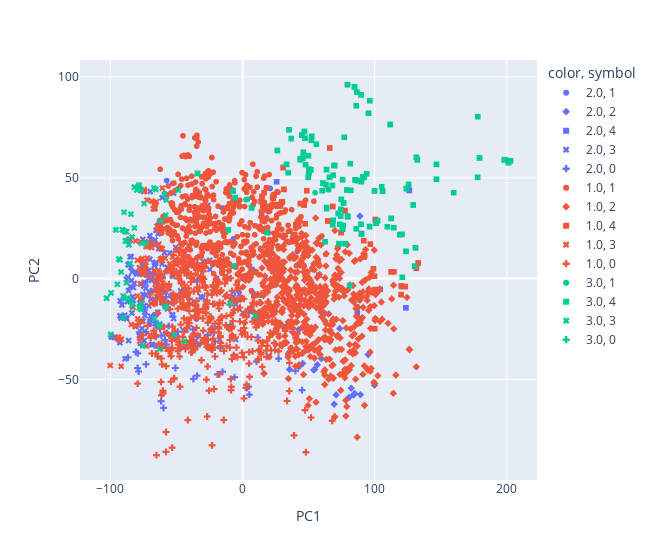

Here is the notebook cell this chart was saved with:
### Markdown cell above
## Essai avec 5 clusters et comparaison avec la partition des données en 3 classes

### Code cell
data_without_class_copy = data_without_class.copy()
scaler = StandardScaler()
scaled_data_without_class = scaler.fit_transform(data_without_class_copy)

cls = KMeans(n_clusters=5, init="k-means++")
cls.fit(scaled_data_without_class)
labels = pd.Series(cls.labels_, name="K-means")
labels = pd.Categorical(labels, categories=[0, 1, 2, 3, 4])

fig = px.scatter(x=pcs.T[0], y=pcs.T[1], color=data['fetal_health'], symbol=labels,
                 labels={'x': 'PC1', 'y': 'PC2'}, width=650)
fig.show()
print(f"ARI : {adjusted_rand_score(labels, data['fetal_health'])}")

### Figure 1 — Plotly figure (JSON) as saved in the notebook; plotly's stock layout.template omitted (floating-point values rounded to 4 significant figures; data arrays with more than 128 entries replaced by an {"elided": "..."} marker saying what was removed)
{"data": [{"hovertemplate": "color=2.0<br>symbol=1<br>PC1=%{x}<br>PC2=%{y}<extra></extra>", "legendgroup": "2.0, 1", "marker": {"color": "#636efa", "symbol": "circle"}, "mode": "markers", "name": "2.0, 1", "showlegend": true, "type": "scattergl", "x": [20.94, 21.36, 21.54, 14.48, -52.88, 41.5, -6.876, 7.672, -57.42, -15.24, -19.7], "xaxis": "x", "y": [44.64, 14.33, 12.54, 31.78, 47.14, 13.52, 19.68, 4.462, 48.57, 34.93, 0.2249], "yaxis": "y"}, {"hovertemplate": "color=2.0<br>symbol=2<br>PC1=%{x}<br>PC2=%{y}<extra></extra>", "legendgroup": "2.0, 2", "marker": {"color": "#636efa", "symbol": "diamond"}, "mode": "markers", "name": "2.0, 2", "showlegend": true, "type": "scattergl", "x": [53.79, 54.54, 42.6, 42.68, 95.04, 16.09, 7.6, 56.57, 54.01, 45.49, 69.27, 70.81, 82.17, 84.08, 59.56, 80.69, 84.74, 89.19, 99.81, 35.2, 48.82, 6.293, 35.52, 86.42, 65.24, 62.38, 73.51, 68.51, 87.16, 42.58, 88.77], "xaxis": "x", "y": [-45.38, -45.09, -43.72, -43.73, -37.77, -47.13, -6.918, -42.76, -32.55, -42.15, -62.35, -57.73, -54.4, -57.78, -39.7, -58.9, -57.0, -57.62, -52.91, -36.63, -35.3, -15.38, -45.15, -18.64, -17.57, -17.36, -24.78, -1.547, -14.22, -25.31, 30.93], "yaxis": "y"}, {"hovertemplate": "color=2.0<br>symbol=4<br>PC1=%{x}<br>PC2=%{y}<extra></extra>", "legendgroup": "2.0, 4", "marker": {"color": "#636efa", "symbol": "square"}, "mode": "markers", "name": "2.0, 4", "showlegend": true, "type": "scattergl", "x": [57.72, 104.1, 123.6, 25.8, 126.2, 86.75, 89.96, 30.73], "xaxis": "x", "y": [1.695, -5.372, -14.56, 47.94, 43.66, -16.8, 22.28, 54.98], "yaxis": "y"}, {"hovertemplate": "color=2.0<br>symbol=3<br>PC1=%{x}<br>PC2=%{y}<extra></extra>", "legendgroup": "2.0, 3", "marker": {"color": "#636efa", "symbol": "x"}, "mode": "markers", "name": "2.0, 3", "showlegend": true, "type": "scattergl", "x": {"elided": "182 float values"}, "xaxis": "x", "y": {"elided": "182 float values"}, "yaxis": "y"}, {"hovertemplate": "color=2.0<br>symbol=0<br>PC1=%{x}<br>PC2=%{y}<extra></extra>", "legendgroup": "2.0, 0", "marker": {"color": "#636efa", "symbol": "cross"}, "mode": "markers", "name": "2.0, 0", "showlegend": true, "type": "scattergl", "x": [10.49, -64.08, 2.436, 4.553, -86.72, -78.61, -79.39, -61.7, -59.77, 5.061, -47.02, -46.45, -57.6, -50.9, -60.75, -78.21, -76.77, -65.5, -5.944, 27.26, -37.52, -16.86, 4.798, -58.07, 37.89, 40.0, 10.93, -37.42, -26.43, -73.08, 17.44, 33.33, -72.95, -62.71, -62.12, -37.59, 11.48, -53.69, -70.18, -69.62, -49.09, -20.94, -69.57, -68.54, -34.73, -9.181, -48.96, -61.5, -37.27, -34.48, -58.8, -79.32, -80.76, -15.2, 45.02, -34.43, -6.091, -18.93, -40.65, -55.93, -22.86, -21.58, -23.19], "xaxis": "x", "y": [-41.24, -23.69, -54.17, -53.57, -39.16, -46.11, -44.41, -60.88, -64.19, -57.63, -34.25, -34.13, -32.79, -44.39, -33.92, -26.68, -32.9, -28.93, -38.61, -39.77, -25.27, -34.6, -17.13, -9.173, -26.48, -45.8, -18.25, -12.07, -28.1, -42.57, -18.46, -23.09, -26.58, -23.25, -23.27, -35.66, -29.28, -8.507, -7.589, -6.506, -26.39, -31.27, -20.61, -20.52, -19.89, -23.02, -28.81, -28.26, -49.8, -48.19, -30.49, -37.1, -36.44, -46.26, -55.38, -1.496, -48.95, -47.57, -23.63, -23.51, -25.23, -26.71, -24.74], "yaxis": "y"}, {"hovertemplate": "color=1.0<br>symbol=1<br>PC1=%{x}<br>PC2=%{y}<extra></extra>", "legendgroup": "1.0, 1", "marker": {"color": "#EF553B", "symbol": "circle"}, "mode": "markers", "name": "1.0, 1", "showlegend": true, "type": "scattergl", "x": {"elided": "507 float values"}, "xaxis": "x", "y": {"elided": "507 float values"}, "yaxis": "y"}, {"hovertemplate": "color=1.0<br>symbol=2<br>PC1=%{x}<br>PC2=%{y}<extra></extra>", "legendgroup": "1.0, 2", "marker": {"color": "#EF553B", "symbol": "diamond"}, "mode": "markers", "name": "1.0, 2", "showlegend": true, "type": "scattergl", "x": {"elided": "539 float values"}, "xaxis": "x", "y": {"elided": "539 float values"}, "yaxis": "y"}, {"hovertemplate": "color=1.0<br>symbol=4<br>PC1=%{x}<br>PC2=%{y}<extra></extra>", "legendgroup": "1.0, 4", "marker": {"color": "#EF553B", "symbol": "square"}, "mode": "markers", "name": "1.0, 4", "showlegend": true, "type": "scattergl", "x": [86.39, 114.5, 112.4, 99.0, 100.4, 48.61, 31.32, 43.72, 98.2, 91.83, 46.52, 99.78, 92.41, 30.73, 77.48, 65.94, 100.0, 91.72, 74.56, 120.7, 68.3, 131.5, 132.9, 120.0, 123.1, 119.9, 64.5, 96.61, 41.32, 40.25, 18.26, 23.82, 23.36, 23.09, 23.12, 22.72, 14.74, 13.95, 16.32, 29.88, 29.78, 100.2, 97.99, 39.63, 37.86, 39.47, 47.31, 38.36], "xaxis": "x", "y": [-14.14, 3.312, 3.223, 4.809, 29.23, 43.51, 44.19, 37.14, 1.217, 10.64, 36.38, 1.129, 11.24, 54.98, 33.67, 64.69, -24.89, 18.76, 22.73, -3.967, 35.69, 5.044, 7.692, -3.649, -4.025, -8.022, 28.5, 17.03, 27.88, 26.65, 44.92, 41.3, 41.15, 39.71, 40.21, 40.12, 40.69, 38.15, 42.52, 38.04, 38.03, -5.493, -7.021, 18.23, 19.34, 21.59, 27.11, 21.71], "yaxis": "y"}, {"hovertemplate": "color=1.0<br>symbol=3<br>PC1=%{x}<br>PC2=%{y}<extra></extra>", "legendgroup": "1.0, 3", "marker": {"color": "#EF553B", "symbol": "x"}, "mode": "markers", "name": "1.0, 3", "showlegend": true, "type": "scattergl", "x": {"elided": "131 float values"}, "xaxis": "x", "y": {"elided": "131 float values"}, "yaxis": "y"}, {"hovertemplate": "color=1.0<br>symbol=0<br>PC1=%{x}<br>PC2=%{y}<extra></extra>", "legendgroup": "1.0, 0", "marker": {"color": "#EF553B", "symbol": "cross"}, "mode": "markers", "name": "1.0, 0", "showlegend": true, "type": "scattergl", "x": {"elided": "430 float values"}, "xaxis": "x", "y": {"elided": "430 float values"}, "yaxis": "y"}, {"hovertemplate": "color=3.0<br>symbol=1<br>PC1=%{x}<br>PC2=%{y}<extra></extra>", "legendgroup": "3.0, 1", "marker": {"color": "#00cc96", "symbol": "circle"}, "mode": "markers", "name": "3.0, 1", "showlegend": true, "type": "scattergl", "x": [3.607, 3.666, 2.523, -59.11, 54.87], "xaxis": "x", "y": [39.2, 39.24, 39.04, 42.21, 42.53], "yaxis": "y"}, {"hovertemplate": "color=3.0<br>symbol=4<br>PC1=%{x}<br>PC2=%{y}<extra></extra>", "legendgroup": "3.0, 4", "marker": {"color": "#00cc96", "symbol": "square"}, "mode": "markers", "name": "3.0, 4", "showlegend": true, "type": "scattergl", "x": [159.7, 177.8, 120.6, 146.7, 130.8, 132.2, 95.3, 62.36, 90.01, 131.5, 123.7, 81.15, -5.676, -7.192, -34.13, 77.49, 130.2, 119.0, 146.7, 111.7, 60.18, 47.7, 90.9, 89.95, 91.97, 81.52, 93.89, 91.03, 6.803, 18.6, 65.8, 105.9, 123.9, 125.6, 105.3, 86.89, 85.12, 99.84, 49.8, 45.9, 34.53, 55.78, 52.02, 52.39, 46.79, 44.86, 47.27, 36.79, 33.28, 35.15, 69.62, 79.43, 79.71, 69.19, 60.84, 96.33, 86.49, 89.66, 84.7, 79.35, 76.41, 89.57, 86.06, 74.33, 96.1, 102.1, 178.0, 201.2, 202.7, 198.8, 198.0, 179.3, -10.8, 64.92, 68.17, 68.53, 63.05, 63.61, 63.7, 68.58, 63.51, 74.67, 67.95, 51.65, 78.81, 81.79, 101.0, 112.4, 76.94, 129.1, 114.4, 109.6, 75.68, 49.67, 50.07, 50.33, 50.25, 120.8, 43.71, 43.54, 45.56, 26.29, 72.36, 74.25, 76.1, 73.53, 75.65, 72.96, 86.01], "xaxis": "x", "y": [42.54, 50.16, 21.89, 49.23, 15.21, 58.82, 81.94, 18.18, 21.95, 60.05, 13.45, -3.536, 40.1, 43.39, 52.08, 17.27, 6.141, 21.74, 56.6, 76.35, 43.49, 56.42, 49.9, 47.98, 50.25, 56.93, 51.89, 50.36, 35.01, 22.74, 50.13, 43.31, 44.55, 46.57, 45.49, 48.56, 48.9, 43.42, 60.89, 62.51, 52.44, 66.59, 68.61, 70.44, 72.9, 71.13, 69.55, 69.37, 56.56, 73.72, 56.06, 30.95, 30.56, 55.95, 47.32, 88.15, 92.39, 91.04, 94.97, 96.07, 37.47, 26.87, 24.65, 34.3, 25.72, 28.7, 80.24, 57.37, 58.31, 58.93, 58.74, 59.78, 24.13, 44.13, 26.64, 28.83, 46.54, 34.68, 35.15, 51.24, 54.01, 39.27, 46.13, 53.88, 43.88, 43.75, 27.39, 29.8, 70.01, 36.44, 25.18, 25.64, 49.01, 50.14, 52.01, 52.93, 54.22, 0.6219, 59.29, 58.86, 59.66, 63.47, 32.23, 30.93, 26.27, 26.85, 24.39, 17.26, 85.66], "yaxis": "y"}, {"hovertemplate": "color=3.0<br>symbol=3<br>PC1=%{x}<br>PC2=%{y}<extra></extra>", "legendgroup": "3.0, 3", "marker": {"color": "#00cc96", "symbol": "x"}, "mode": "markers", "name": "3.0, 3", "showlegend": true, "type": "scattergl", "x": [-74.48, -76.78, -58.16, -78.38, -84.15, -76.55, -87.09, -80.1, -90.38, -99.52, -89.04, -91.93, -102.9, -102.9, -78.2, 9.253, 9.253, -94.8, -9.541, -87.91, -89.4, -91.0, -87.78, -88.81, -92.89, -93.59, -87.57, -88.69, -99.88, -85.48, -58.31, -58.28, -58.79, -63.01, -66.58, -90.3, -51.82, -43.88, -77.58, -83.62, -76.8, -57.67, -78.42, -81.85, -81.78, -48.68, -65.62, -67.14, -81.89, -84.48, -76.54, -83.65, -73.09, -6.67, -86.06, -96.08, -95.81, -61.75, -89.69, -75.39, -62.77], "xaxis": "x", "y": [37.15, 43.62, 31.41, 45.47, -11.18, -12.73, -9.859, 43.88, -8.669, -7.144, -9.989, 3.188, -9.764, -9.764, -14.61, -18.56, -18.56, -2.863, -12.45, -2.083, 23.58, 24.19, 23.22, 23.13, 9.259, 9.648, 18.73, 18.63, -27.79, 7.489, -14.16, -13.71, -13.75, -23.34, -20.18, -19.45, -27.9, -31.05, -13.93, -13.45, -15.36, 38.94, 46.4, 45.28, 45.29, 43.69, 44.12, 44.84, 25.07, 31.9, 17.47, 20.56, 17.51, 6.232, 16.68, 24.1, 24.13, 28.54, 32.85, -33.3, -35.11], "yaxis": "y"}, {"hovertemplate": "color=3.0<br>symbol=0<br>PC1=%{x}<br>PC2=%{y}<extra></extra>", "legendgroup": "3.0, 0", "marker": {"color": "#00cc96", "symbol": "cross"}, "mode": "markers", "name": "3.0, 0", "showlegend": true, "type": "scattergl", "x": [-62.61], "xaxis": "x", "y": [-23.24], "yaxis": "y"}], "layout": {"legend": {"title": {"text": "color, symbol"}, "tracegroupgap": 0}, "margin": {"t": 60}, "width": 650, "xaxis": {"anchor": "y", "domain": [0, 1], "title": {"text": "PC1"}}, "yaxis": {"anchor": "x", "domain": [0, 1], "title": {"text": "PC2"}}}}
